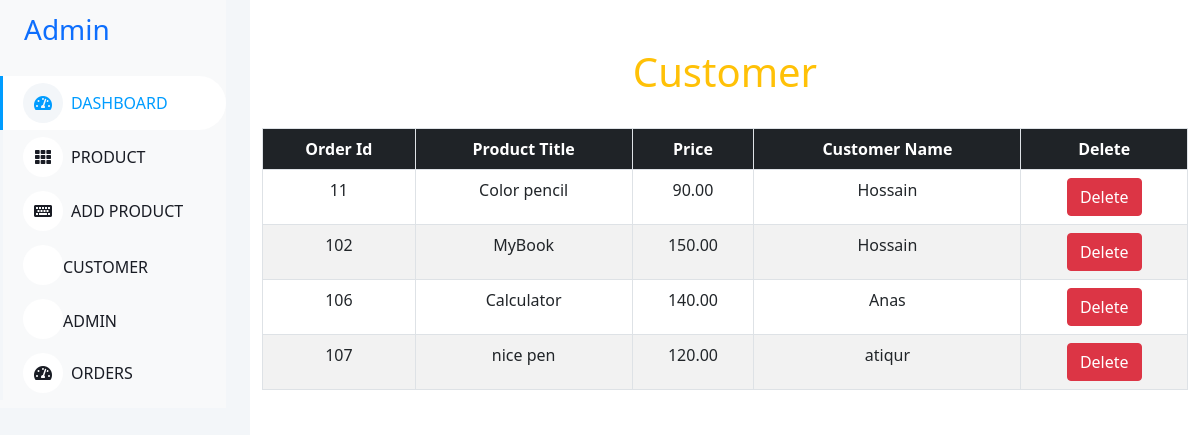
The page /admin/orderShow.php on the database its author committed.
### tables this page shows
CREATE TABLE `orders` (
  `order_id` int(11) NOT NULL,
  `customer_id` int(11) DEFAULT NULL,
  `product_id` int(11) DEFAULT NULL,
  `product_name` varchar(255) DEFAULT NULL,
  `quantity` int(11) DEFAULT NULL,
  `product_price` decimal(10,2) DEFAULT NULL,
  `total_price` decimal(10,2) DEFAULT NULL
);

CREATE TABLE `product` (
  `product_id` int(11) NOT NULL,
  `title` varchar(255) NOT NULL,
  `description` text DEFAULT NULL,
  `price` decimal(10,2) NOT NULL,
  `image` varchar(255) DEFAULT NULL
);

CREATE TABLE `customer` (
  `customer_id` int(11) NOT NULL,
  `name` varchar(255) NOT NULL,
  `username` varchar(50) NOT NULL,
  `email` varchar(255) NOT NULL,
  `phone` varchar(20) NOT NULL,
  `password` varchar(255) NOT NULL
);

### admin/orderShow.php (the view, shortened to what this page needs)
<!DOCTYPE html>
<html lang="en">
<head>
    <link rel="stylesheet" href="../style.css">
    <link href="style.css" rel="stylesheet">
</head>
<body>
    <div class="container-xxl position-relative bg-white d-flex p-0">
        <div class="sidebar pe-4 pb-3">
            <nav class="navbar bg-light navbar-light">
                <a class="navbar-brand mx-4 mb-3"><h3 class="text-primary">Admin</h3></a>
                <div class="navbar-nav w-100">
                    <a class="nav-item nav-link active" href="dashboard.php"><i class="fa fa-tachometer-alt me-2"></i>Dashboard</a>
                    <a class="nav-item nav-link" href="productShow.php"><i class="fa fa-th me-2"></i>Product</a>
                    <a class="nav-item nav-link" href="productAdd.php"><i class="fa fa-keyboard me-2"></i>Add product</a>
                    <a class="nav-item nav-link" href="customerShow.php">
                        <i>
                            <svg xmlns="http://www.w3.org/2000/svg" height="16" width="20" viewBox="0 0 640 512">
                            </svg>
                        </i>Customer
                    </a>
                    <a class="nav-item nav-link" href="adminShow.php">
                        <i>
                            <svg xmlns="http://www.w3.org/2000/svg" height="16" width="14" viewBox="0 0 448 512">
                            </svg>
                        </i>Admin
                    </a>
                    <a class="nav-item nav-link " href="orderShow.php"><i class="fa fa-tachometer-alt me-2"></i>Orders</a>
                </div>
            </nav>
        </div>
        <div class="content d-block">
            <div class="container" id="showProduct">
                <div class="col-lg-12"><br><br>
                    <h1 class="text-warning text-center"> Customer </h1><br>
                    <table id="tabledata" class="table table-striped table-hover table-bordered">
                        <tr class="bg-dark text-white text-center">
                            <th> Order Id </th>
                            <th> Product Title </th>
                            <th> Price </th>
                            <th> Customer Name </th>
                            <th> Delete</th>
                        </tr>
                        <?php
                        include '../connection.php';
                        $sql = "SELECT orders.order_id, product.title AS product_title, product.price, customer.name AS customer_name, customer.customer_id
                                FROM orders
                                JOIN customer ON orders.customer_id = customer.customer_id
                                JOIN product ON orders.product_id = product.product_id";
                        $query = mysqli_query($conn, $sql);
                        while ($res = mysqli_fetch_array($query)) {
                        ?>
                            <tr class="text-center">
                                <td> <?php echo $res['order_id']; ?></td>
                                <td> <?php echo $res['product_title']; ?></td>
                                <td> <?php echo $res['price']; ?></td>
                                <td> <?php echo $res['customer_name']; ?></td>
                                <td>
                                    <form action="deleteOrder.php" method="post" enctype="multipart/form-data" onsubmit="return confirm('Are you sure you want to delete this product?');">
                                        <button type="submit" class="btn btn-danger">Delete</button>
                                    </form>
                                </td>
                            </tr>
                        <?php
                        }
                        ?>
                    </table>
                </div>
            </div>
        </div>
    </div>
</body>
</html>

### style.css (style rules this page uses)
:root { --primary: #FEA116; --light: #F1F8FF; --dark: #0F172B; }
.navbar { background-color: var(--dark); }
.nav-item, .dropdown-toggle { text-transform: uppercase; cursor: pointer; font-weight: bold; color: var(--dark); }

### admin/style.css (style rules this page uses)
:root { --primary: #009CFF; --light: #F3F6F9; --dark: #191C24; }
.sidebar { position: fixed; top: 0; left: 0; bottom: 0; width: 250px; height: 100vh; overflow-y: auto; background: var(--light); transition: 0.5s; z-index: 999; }
.content { margin-left: 250px; min-height: 100vh; background: #FFFFFF; transition: 0.5s; }
@media (min-width: 992px) { .sidebar { margin-left: 0; } }
@media (min-width: 992px) { .content { width: calc(100% - 250px); } }
.sidebar .navbar .navbar-nav .nav-link { padding: 7px 20px; color: var(--dark); font-weight: 500; border-left: 3px solid var(--light); border-radius: 0 30px 30px 0; outline: none; }
.sidebar .navbar .navbar-nav .nav-link:hover, .sidebar .navbar .navbar-nav .nav-link.active { color: var(--primary); background: #FFFFFF; border-color: var(--primary); }
.sidebar .navbar .navbar-nav .nav-link i { width: 40px; height: 40px; display: inline-flex; align-items: center; justify-content: center; background: #FFFFFF; border-radius: 40px; }
.sidebar .navbar .navbar-nav .nav-link:hover i, .sidebar .navbar .navbar-nav .nav-link.active i { background: var(--light); }

### rows shown on the page
orders: order_id "11", product.title "Color pencil", product.price "90.00", customer.name "Hossain"
orders: order_id "102", product.title "MyBook", product.price "150.00", customer.name "Hossain"
orders: order_id "106", product.title "Calculator", product.price "140.00", customer.name "Anas"
orders: order_id "107", product.title "nice pen", product.price "120.00", customer.name "atiqur"
